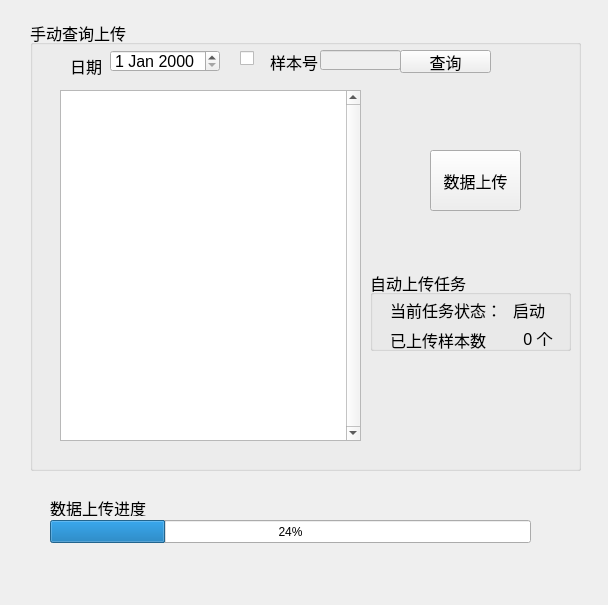
<?xml version="1.0" encoding="UTF-8"?>
<ui version="4.0">
 <class>sqlmodel</class>
 <widget class="QWidget" name="sqlmodel">
  <property name="geometry">
   <rect>
    <x>0</x>
    <y>0</y>
    <width>608</width>
    <height>605</height>
   </rect>
  </property>
  <property name="windowTitle">
   <string>sqlmodel</string>
  </property>
  <widget class="QGroupBox" name="groupBox">
   <property name="geometry">
    <rect>
     <x>30</x>
     <y>20</y>
     <width>551</width>
     <height>451</height>
    </rect>
   </property>
   <property name="font">
    <font>
     <pointsize>12</pointsize>
    </font>
   </property>
   <property name="title">
    <string>手动查询上传</string>
   </property>
   <widget class="QLabel" name="label">
    <property name="geometry">
     <rect>
      <x>40</x>
      <y>30</y>
      <width>31</width>
      <height>31</height>
     </rect>
    </property>
    <property name="font">
     <font>
      <pointsize>12</pointsize>
     </font>
    </property>
    <property name="text">
     <string>日期</string>
    </property>
   </widget>
   <widget class="QDateEdit" name="dateEdit">
    <property name="geometry">
     <rect>
      <x>80</x>
      <y>30</y>
      <width>110</width>
      <height>22</height>
     </rect>
    </property>
    <property name="calendarPopup">
     <bool>false</bool>
    </property>
   </widget>
   <widget class="QCheckBox" name="ckByb">
    <property name="geometry">
     <rect>
      <x>210</x>
      <y>30</y>
      <width>21</width>
      <height>16</height>
     </rect>
    </property>
    <property name="text">
     <string/>
    </property>
   </widget>
   <widget class="QLabel" name="label_2">
    <property name="geometry">
     <rect>
      <x>240</x>
      <y>32</y>
      <width>54</width>
      <height>20</height>
     </rect>
    </property>
    <property name="text">
     <string>样本号</string>
    </property>
   </widget>
   <widget class="QLineEdit" name="ldtyangben">
    <property name="enabled">
     <bool>false</bool>
    </property>
    <property name="geometry">
     <rect>
      <x>290</x>
      <y>30</y>
      <width>81</width>
      <height>20</height>
     </rect>
    </property>
   </widget>
   <widget class="QPushButton" name="btnSelect">
    <property name="geometry">
     <rect>
      <x>370</x>
      <y>30</y>
      <width>91</width>
      <height>23</height>
     </rect>
    </property>
    <property name="text">
     <string>查询</string>
    </property>
   </widget>
   <widget class="QTableView" name="tableView">
    <property name="geometry">
     <rect>
      <x>30</x>
      <y>70</y>
      <width>301</width>
      <height>351</height>
     </rect>
    </property>
    <property name="verticalScrollBarPolicy">
     <enum>Qt::ScrollBarAlwaysOn</enum>
    </property>
   </widget>
   <widget class="QPushButton" name="btnSend">
    <property name="geometry">
     <rect>
      <x>400</x>
      <y>130</y>
      <width>91</width>
      <height>61</height>
     </rect>
    </property>
    <property name="text">
     <string>数据上传</string>
    </property>
   </widget>
   <widget class="QGroupBox" name="groupBox_2">
    <property name="geometry">
     <rect>
      <x>340</x>
      <y>250</y>
      <width>201</width>
      <height>81</height>
     </rect>
    </property>
    <property name="font">
     <font>
      <pointsize>12</pointsize>
     </font>
    </property>
    <property name="title">
     <string>自动上传任务</string>
    </property>
    <widget class="QLabel" name="label_3">
     <property name="geometry">
      <rect>
       <x>20</x>
       <y>30</y>
       <width>111</width>
       <height>20</height>
      </rect>
     </property>
     <property name="text">
      <string>当前任务状态：</string>
     </property>
    </widget>
    <widget class="QLabel" name="label_4">
     <property name="geometry">
      <rect>
       <x>143</x>
       <y>30</y>
       <width>61</width>
       <height>20</height>
      </rect>
     </property>
     <property name="text">
      <string>启动</string>
     </property>
    </widget>
    <widget class="QLabel" name="label_5">
     <property name="geometry">
      <rect>
       <x>20</x>
       <y>60</y>
       <width>101</width>
       <height>20</height>
      </rect>
     </property>
     <property name="text">
      <string>已上传样本数：</string>
     </property>
    </widget>
    <widget class="QLabel" name="labelnum">
     <property name="geometry">
      <rect>
       <x>140</x>
       <y>60</y>
       <width>61</width>
       <height>16</height>
      </rect>
     </property>
     <property name="text">
      <string>   0 个</string>
     </property>
    </widget>
   </widget>
  </widget>
  <widget class="QLabel" name="label_7">
   <property name="geometry">
    <rect>
     <x>50</x>
     <y>500</y>
     <width>101</width>
     <height>16</height>
    </rect>
   </property>
   <property name="font">
    <font>
     <pointsize>12</pointsize>
    </font>
   </property>
   <property name="text">
    <string>数据上传进度</string>
   </property>
  </widget>
  <widget class="QProgressBar" name="progressBar">
   <property name="geometry">
    <rect>
     <x>50</x>
     <y>520</y>
     <width>481</width>
     <height>23</height>
    </rect>
   </property>
   <property name="value">
    <number>24</number>
   </property>
  </widget>
 </widget>
 <layoutdefault spacing="6" margin="11"/>
 <resources/>
 <connections/>
</ui>
